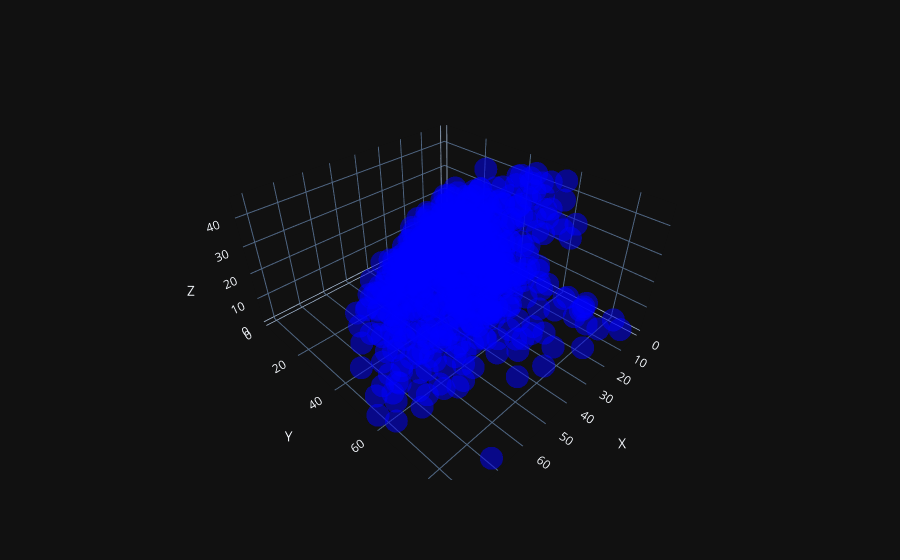

Notebook source saved alongside this figure:
### Markdown cell above
### Plot segmentation results

### Code cell
import pandas as pd
import plotly.graph_objects as go

xx, yy = np.meshgrid(range(round(np.max(xyz[:, 0]))), range(round(np.max(xyz[:, 1]))))

# calculate corresponding z
z = (-normal[0] * xx - normal[1] * yy - d) * 1. /normal[2]
df_in = pd.DataFrame(xyz,columns=["X","Y","Z"])
df_out = pd.DataFrame(outliers,columns=["X","Y","Z"])

fig = px.scatter_3d(df_in, x="X", y="Y", z="Z",opacity=0.5)
fig.update_traces(marker=dict(color='blue'))
#fig.add_trace(go.Scatter3d(x=df_out.iloc[:,0], y=df_out.iloc[:,1], z=df_out.iloc[:,2], mode='markers', opacity=0.5))
#fig = px.scatter_3d(x=outliers[:, 0], y=outliers[:, 1], z=outliers[:, 2], color='red', opacity=0.75)
#fig.add_trace(go.Surface(z=z, x=xx, y=yy,colorscale='algae'))

fig.show()

### Figure 1 — Plotly figure (JSON) as saved in the notebook; plotly's stock layout.template omitted (floating-point values rounded to 4 significant figures; data arrays with more than 128 entries replaced by an {"elided": "..."} marker saying what was removed)
{"data": [{"hovertemplate": "X=%{x}<br>Y=%{y}<br>Z=%{z}<extra></extra>", "legendgroup": "", "marker": {"color": "blue", "opacity": 0.5, "symbol": "circle"}, "mode": "markers", "name": "", "scene": "scene", "showlegend": false, "type": "scatter3d", "x": {"elided": "537 float values"}, "y": {"elided": "537 float values"}, "z": {"elided": "537 float values"}}], "layout": {"legend": {"tracegroupgap": 0}, "margin": {"t": 60}, "scene": {"domain": {"x": [0, 1], "y": [0, 1]}, "xaxis": {"title": {"text": "X"}}, "yaxis": {"title": {"text": "Y"}}, "zaxis": {"title": {"text": "Z"}}}}}
